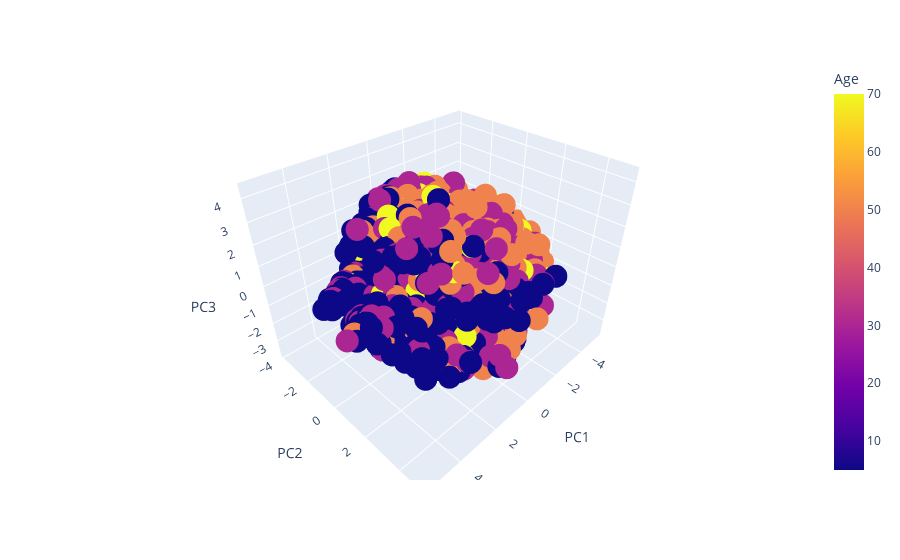

This figure's notebook cell:
### Code cell
import plotly.express as px
import pandas as pd

X = np.array(adata_filtered.X.toarray())
ages = np.array(adata_filtered.obs['age'].values, dtype=int)

# pca on X 
from sklearn.decomposition import PCA
pca = PCA(n_components=3)
pca.fit(X)
X_pca = pca.transform(X)

# Create a DataFrame from the PCA results
df = pd.DataFrame(X_pca, columns=['PC1', 'PC2', 'PC3'])
df['Age'] = ages

# Create a 3D scatter plot
fig = px.scatter_3d(df, x='PC1', y='PC2', z='PC3', color='Age', size_max=.1)
fig.show()

### Figure 1 — Plotly figure (JSON) as saved in the notebook; plotly's stock layout.template omitted (floating-point values rounded to 4 significant figures; data arrays with more than 128 entries replaced by an {"elided": "..."} marker saying what was removed)
{"data": [{"hovertemplate": "PC1=%{x}<br>PC2=%{y}<br>PC3=%{z}<br>Age=%{marker.color}<extra></extra>", "legendgroup": "", "marker": {"color": {"elided": "4619 int values"}, "coloraxis": "coloraxis", "symbol": "circle"}, "mode": "markers", "name": "", "scene": "scene", "showlegend": false, "type": "scatter3d", "x": {"elided": "4619 float values"}, "y": {"elided": "4619 float values"}, "z": {"elided": "4619 float values"}}], "layout": {"coloraxis": {"colorbar": {"title": {"text": "Age"}}, "colorscale": [[0, "#0d0887"], [0.1111, "#46039f"], [0.2222, "#7201a8"], [0.3333, "#9c179e"], [0.4444, "#bd3786"], [0.5556, "#d8576b"], [0.6667, "#ed7953"], [0.7778, "#fb9f3a"], [0.8889, "#fdca26"], [1, "#f0f921"]]}, "legend": {"tracegroupgap": 0}, "margin": {"t": 60}, "scene": {"domain": {"x": [0, 1], "y": [0, 1]}, "xaxis": {"title": {"text": "PC1"}}, "yaxis": {"title": {"text": "PC2"}}, "zaxis": {"title": {"text": "PC3"}}}}}
